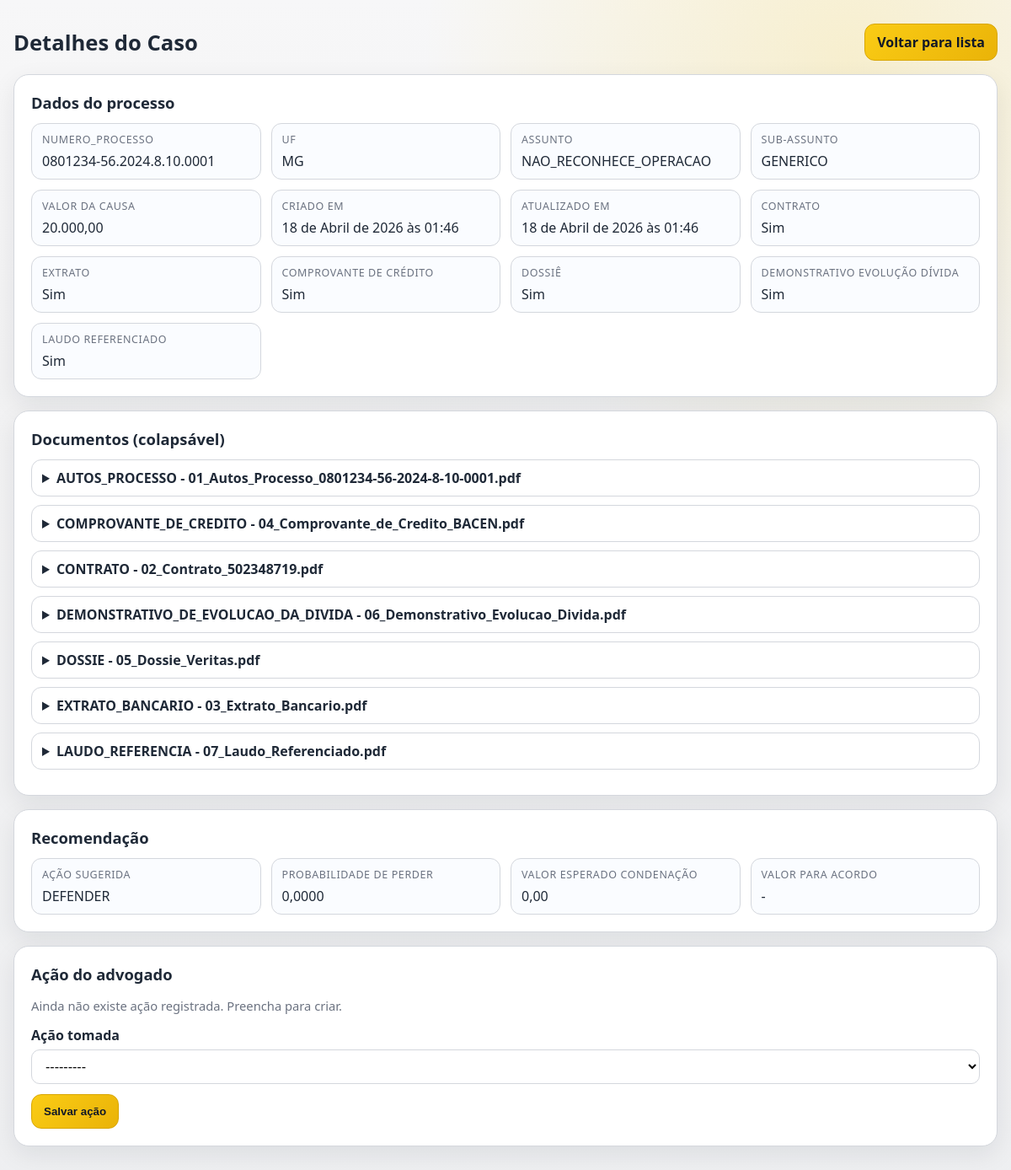
The page /case-detail/1 on the database as committed earlier.
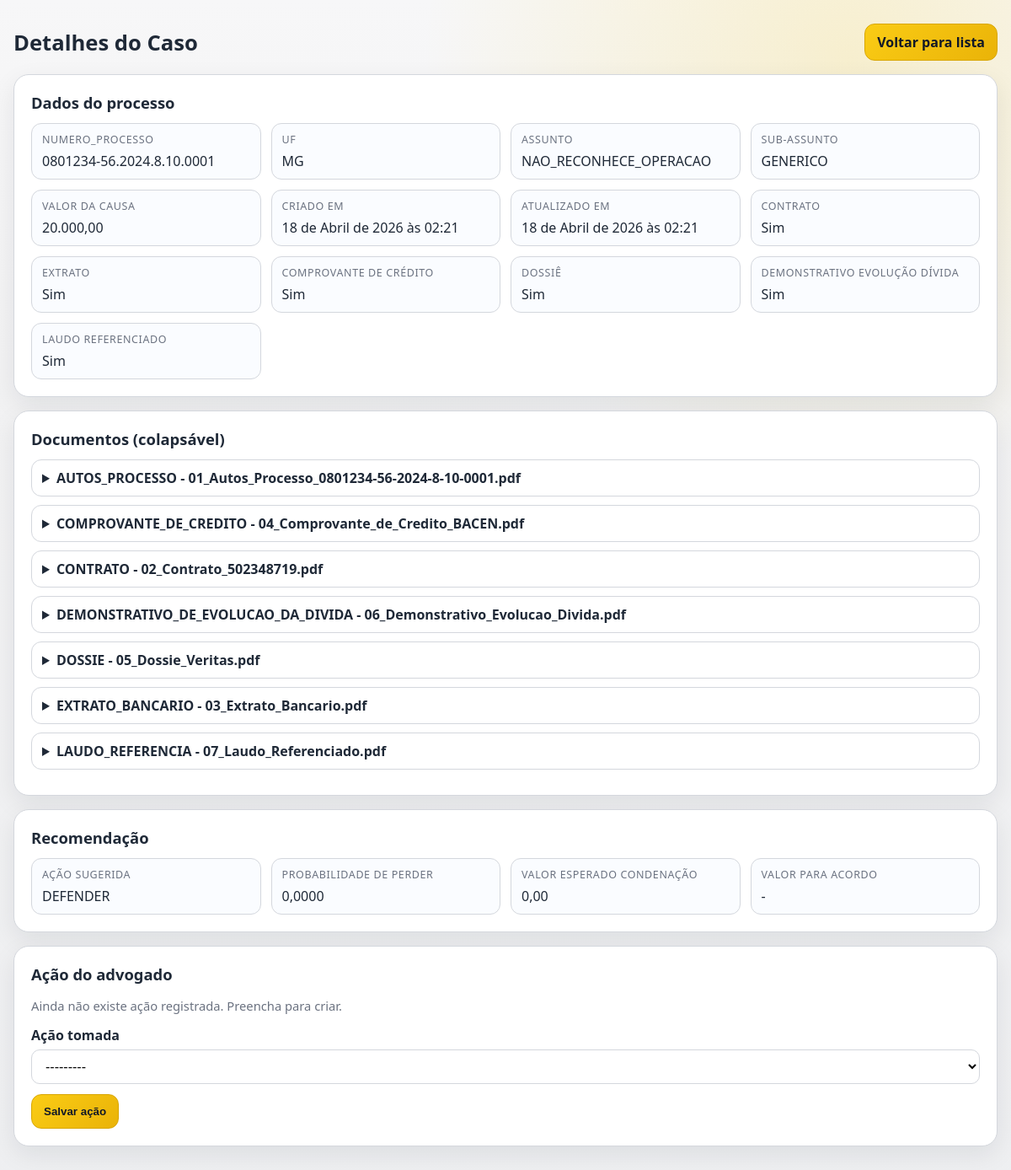
The same page on the database as committed later.
### legalapp/models.py (models this page shows, shortened)
class TimeStampedModel(models.Model):
	created_at = models.DateTimeField(auto_now_add=True)
	updated_at = models.DateTimeField(auto_now=True)
	class Meta:
		abstract = True

class LegalCase(TimeStampedModel):
	numero_processo = models.CharField(
		max_length=25,
		unique=True,
		validators=[
			RegexValidator(
				regex=r'^\d{7}-\d{2}\.\d{4}\.\d\.\d{2}\.\d{4}$',
				message='Número do processo deve seguir o padrão CNJ (ex: 1764352-89.2025.8.06.1818).',
			)
		],
	)
	uf = models.CharField(max_length=2, null=True, choices=UF_CHOICES)
	assunto = models.CharField(
		max_length=64,
		null = True,
		choices=ASSUNTO_CHOICES,
		default='NAO_RECONHECE_OPERACAO',
	)
	sub_assunto = models.CharField(max_length=20, null=True, choices=SUB_ASSUNTO_CHOICES)
	valor_causa = models.DecimalField(max_digits=10, decimal_places=2, null=True)
	has_contrato = models.BooleanField(default=False)
	has_extrato = models.BooleanField(default=False)
	has_comprovante_credito = models.BooleanField(default=False)
	has_dossie = models.BooleanField(default=False)
	has_demonstrativo_evolucao_divida = models.BooleanField(default=False)
	has_laudo_referenciado = models.BooleanField(default=False)
	class Meta:
		ordering = ['-created_at']

### legalapp/views.py (the view)
# urls.py: path('case-detail/<int:case_id>', case_detail_page, name='case-detail'),
def case_detail_page(request, case_id):
	legal_case = get_object_or_404(
		LegalCase.objects.prefetch_related('documents').select_related('recommendation', 'action'),
		id=case_id,
	)
	try:
		recommendation = legal_case.recommendation
	except ObjectDoesNotExist:
		recommendation = None
	try:
		action = legal_case.action
	except ObjectDoesNotExist:
		action = None
	action_form = None
	if action is None:
		if request.method == 'POST':
			action_form = LawyerActionCreateForm(request.POST)
			action_form.instance.case = legal_case
			if action_form.is_valid():
				action_form.save()
				return redirect('legalapp:case-detail', case_id=legal_case.id)
		else:
			action_form = LawyerActionCreateForm()
	context = {
		'case': legal_case,
		'documents': legal_case.documents.all(),
		'recommendation': recommendation,
		'action': action,
		'action_form': action_form,
	}
	return render(request, 'legalapp/case-detail.html', context)

### legalapp/forms.py (shortened to what this page needs)
class LawyerActionCreateForm(forms.ModelForm):
    class Meta:
        model = LawyerAction
        fields = [
            'acao',
            'valor_acordo',
            'resultado_macro',
            'resultado_micro',
            'valor_condenacao',
        ]
        widgets = {
            'acao': forms.Select(attrs={'id': 'id_acao'}),
            'valor_acordo': forms.NumberInput(attrs={'step': '0.01', 'min': '0'}),
            'valor_condenacao': forms.NumberInput(attrs={'step': '0.01', 'min': '0'}),
        }
    def __init__(self, *args, **kwargs):
        super().__init__(*args, **kwargs)
        self.fields['valor_acordo'].required = False
        self.fields['resultado_macro'].required = False
        self.fields['resultado_micro'].required = False
        self.fields['valor_condenacao'].required = False

### legalapp/templates/legalapp/case-detail.html (shortened to what the changed rows need)
<!DOCTYPE html>
<html lang="pt-br">
<head>
    {% load static %}
    <link rel="stylesheet" href="{% static 'legalapp/css/case-detail.css' %}">
</head>
<body>
    <div class="page">
        <div class="topbar">
            <h1>Detalhes do Caso</h1>
        </div>
        <section class="card">
            <h2>Dados do processo</h2>
            <div class="grid">
                <div class="field"><span class="field-label">numero_processo</span>{{ case.numero_processo }}</div>
                <div class="field"><span class="field-label">UF</span>{{ case.uf|default:'-' }}</div>
                <div class="field"><span class="field-label">Assunto</span>{{ case.assunto|default:'-' }}</div>
                <div class="field"><span class="field-label">Sub-assunto</span>{{ case.sub_assunto|default:'-' }}</div>
                <div class="field"><span class="field-label">Valor da causa</span>{{ case.valor_causa|default:'-' }}</div>
                <div class="field"><span class="field-label">Criado em</span>{{ case.created_at }}</div>
                <div class="field"><span class="field-label">Atualizado em</span>{{ case.updated_at }}</div>
                <div class="field"><span class="field-label">Contrato</span>{{ case.has_contrato|yesno:'Sim,Não' }}</div>
                <div class="field"><span class="field-label">Extrato</span>{{ case.has_extrato|yesno:'Sim,Não' }}</div>
                <div class="field"><span class="field-label">Comprovante de crédito</span>{{ case.has_comprovante_credito|yesno:'Sim,Não' }}</div>
                <div class="field"><span class="field-label">Dossiê</span>{{ case.has_dossie|yesno:'Sim,Não' }}</div>
                <div class="field"><span class="field-label">Demonstrativo evolução dívida</span>{{ case.has_demonstrativo_evolucao_divida|yesno:'Sim,Não' }}</div>
                <div class="field"><span class="field-label">Laudo referenciado</span>{{ case.has_laudo_referenciado|yesno:'Sim,Não' }}</div>
            </div>
        </section>
        <section class="card">
            <h2>Documentos (colapsável)</h2>
        </section>
        <section class="card">
            <h2>Recomendação</h2>
        </section>
        <section class="card">
            <h2>Ação do advogado</h2>
        </section>
    </div>
</body>
</html>

Rows that differ between the two databases and show on the page:
changed LegalCase "MG": created_at "18 de Abril de 2026 às 01:46" → "18 de Abril de 2026 às 02:21"; updated_at "18 de Abril de 2026 às 01:46" → "18 de Abril de 2026 às 02:21"
